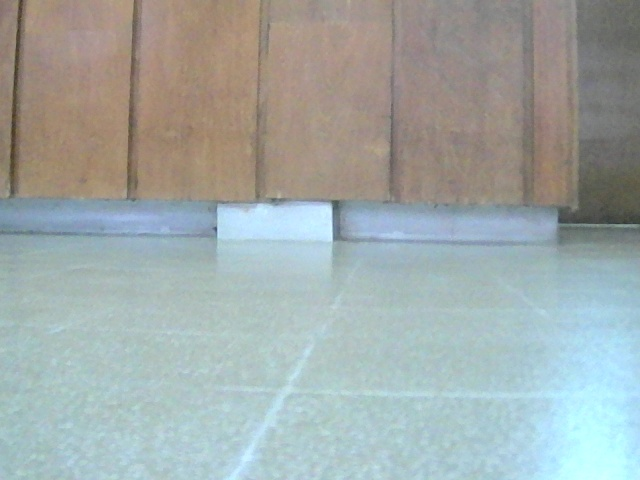
#> input picture pruebas/fondos/frame115.jpg, 640 x 480 px, given in place of the camera
$ python prueba2.py
#> lines starting #> are read from the running program, lines starting #| are printed output that depends on the picture; after the words box and inside, x2 and y2 are one past the last pixel; in counts of white or black regions, pixels touching at a corner belong together
import numpy as np
import cv2
import math
import RPi.GPIO as GPIO
from time import sleep
import time
# import threading
# import queue

def arranque():
    GPIO.setmode (GPIO.BOARD)
    GPIO.setup (11,GPIO.OUT)
    GPIO.setup (13,GPIO.OUT)
    GPIO.setup (15,GPIO.OUT)
    GPIO.setup (16,GPIO.OUT)

def liberar_recursos(inicio = True):
    GPIO.output(11,False)
    GPIO.output(13,False)
    GPIO.output(16,False)
    GPIO.output(15,False)
    if (inicio == False):
        GPIO.cleanup()

def forward(tiempo = 2):
    GPIO.output(11,GPIO.LOW)
    GPIO.output(13,GPIO.HIGH)
    GPIO.output(16,GPIO.HIGH)
    GPIO.output(15,GPIO.LOW)
    time.sleep(tiempo)
    liberar_recursos()

def reverse(tiempo = 2):
    GPIO.output(11,GPIO.HIGH)
    GPIO.output(13,GPIO.LOW)
    GPIO.output(16,GPIO.LOW)
    GPIO.output(15,GPIO.HIGH)
    time.sleep(tiempo)
    liberar_recursos()

def turn_left(tiempo = 1):
    GPIO.output(11,GPIO.LOW)
    GPIO.output(13,GPIO.HIGH)
    GPIO.output(16,False)
    GPIO.output(15,False)
    time.sleep(tiempo)
    liberar_recursos()

def turn_right(tiempo = 1):
    GPIO.output(11,False)
    GPIO.output(13,False)
    GPIO.output(16,GPIO.HIGH)
    GPIO.output(15,GPIO.LOW)
    time.sleep(tiempo)
    liberar_recursos()

def giro_90_izq(tiempo):
    # reverse
    GPIO.output(11,GPIO.HIGH)
    GPIO.output(13,GPIO.LOW)
    GPIO.output(16,GPIO.LOW)
    GPIO.output(15,GPIO.HIGH)
    time.sleep(tiempo - 0.7)
    # left
    GPIO.output(11,GPIO.LOW)
    GPIO.output(13,GPIO.HIGH)
    GPIO.output(16,False)
    GPIO.output(15,False)
    time.sleep(tiempo)

    GPIO.output(11,False)
    GPIO.output(13,False)
    GPIO.output(16,False)
    GPIO.output(15,False)

arranque()

cap = cv2.VideoCapture(0)
cap.set(3, 800)
cap.set(4, 640)

azul_completado = False
rojo_completado = False
amarillo_completado = False

# 0 rojo, 1 amarillo, 2 azul
color_actual = 2
colores = ["Rojo", "Amarillo", "Azul"]
bandera = False
comienzo = True

# [19 lines of commented-out code are left out]

while True:
    ret, frame = cap.read()
#> frame is the input picture: shape (480, 640, 3); mean B, G, R 168.1, 169.8, 160.9
    if not ret:
        break

    hsv = cv2.cvtColor(frame, cv2.COLOR_BGR2HSV)
#> hsv: shape (480, 640, 3); mean H, S, V 62.5, 43.3, 180.4

    color = colores[color_actual]

    # Define los rangos de color para los colores a detectar
    if color == "Rojo":
        lower = np.array([0, 100, 100])
        upper = np.array([10, 255, 255])

    elif color == "Amarillo":
        lower = np.array([20, 100, 100])
        upper = np.array([30, 255, 255])

    elif color == "Azul":
        lower = np.array([90, 100, 100])
        upper = np.array([130, 255, 255])

    # Crea máscara para color actual
    mask = cv2.inRange(hsv, lower, upper)
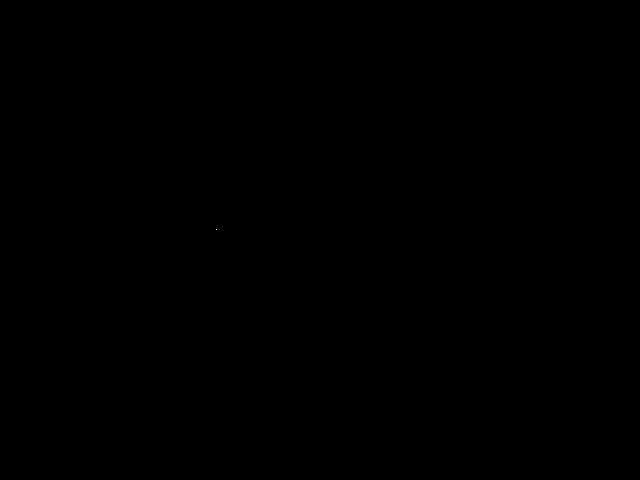
#> mask: shape (480, 640); 0% white in thin lines or dots, all inside (x1, y1, x2, y2) = (216, 229, 217, 230)

    # suavizado y operaciones de erosión y dilatación
    mask = cv2.GaussianBlur(mask, (5, 5), 0)
    mask = cv2.erode(mask, None, iterations=5)
#> mask: shape (480, 640); every value is 0
    mask = cv2.dilate(mask, None, iterations=5)

    # Encuentra contornos en la máscara
    contours, _ = cv2.findContours(
        mask, cv2.RETR_EXTERNAL, cv2.CHAIN_APPROX_SIMPLE)
#> contours = []

    # [11 lines of commented-out code are left out]
    for contour in contours:

        area = cv2.contourArea(contour)
        print(area)

        if area > 500:
            print("area > 500")
            # Calcula el centro del contorno
            M = cv2.moments(contour)
            cx = int(M["m10"] / M["m00"])
            cy = int(M["m01"] / M["m00"])

            # Dibuja el contorno y muestra el color detectado
            cv2.drawContours(frame, [contour], -1, (0, 255, 0), 3)
            cv2.putText(frame, color, (cx - 20, cy - 20),
                        cv2.FONT_HERSHEY_SIMPLEX, 1, (255, 255, 255), 2)

            # Verifica si el objeto está centrado en la pantalla
            if abs(cx - frame.shape[1] // 2) < 50:
                forward(1.5)
                comienzo = False
                print("adel")

            elif cx < frame.shape[1] // 2: #posible control, turn left until abs(cx - frame.shape[1] // 2) < 50:
                turn_left(0.05)
                print("izq")
            else:
                turn_right(0.05)
                print("der")

            if (azul_completado):
                print("finalizar con pirueta")
                break

            total_area = frame.shape[0] * frame.shape[1]

            #Si el area es menor 75%
            # if math.trunc(area) <= math.trunc(total_area) * 0.75 and not azul_completado:
            #     if(color == 'Azul'):
            #         forward(3)

            if math.trunc(area) >= math.trunc(total_area) * 0.75 and not azul_completado:
                if color_actual == 2:
                    print('Tercerif')
                    color = ''
                    azul_completado = True
                    giro_90_izq(1.3)
#> this loop made 0 passes
#> after the loop, azul_completado = False; color = 'Azul'

        # elif (area < 100 and comienzo == False):
        #     turn_right(0.3)
        #     print("area < 500")

    if (len(contours) ==  0):
        turn_right(0.3)
        reverse(0.5)
        print("contours 0")
#> (the run stopped early here; a loop or call above may not have finished)

$ run again, on pruebas/fondos/frame24.jpg
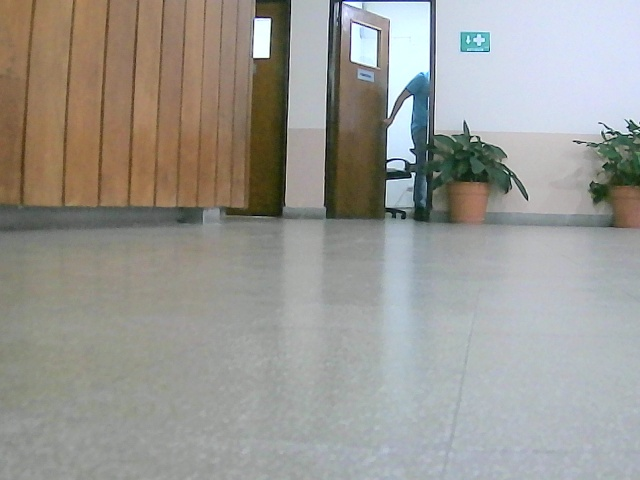
#> input picture pruebas/fondos/frame24.jpg, 640 x 480 px, given in place of the camera
#> frame is the input picture: shape (480, 640, 3); mean B, G, R 147.9, 153.2, 154.5
#> hsv: shape (480, 640, 3); mean H, S, V 62.5, 39.2, 162.5
#> `mask = cv2.inRange(hsv, lower, upper)`:
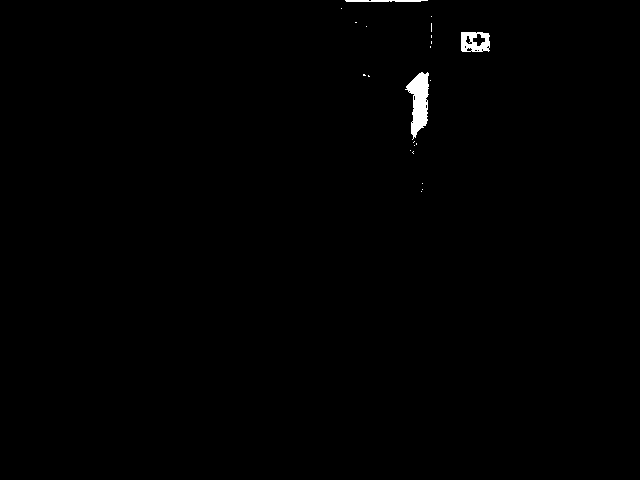
#> mask: shape (480, 640); 0.5% white; 22 white regions (19 under 20 px)
#> contours = 2 contours; box (x1, y1, x2, y2) and area: (406, 70, 431, 134) 1186, (459, 30, 492, 54) 696
#> the loop `for contour in contours: ` made 2 passes
#> (area, cx, cy, total_area) on passes 1 to 2: (1186, 419, 100, 307200), (695.5, 474, 41, 307200)
#> (printed output is left out)
#> after the loop `for contour in contours:`:
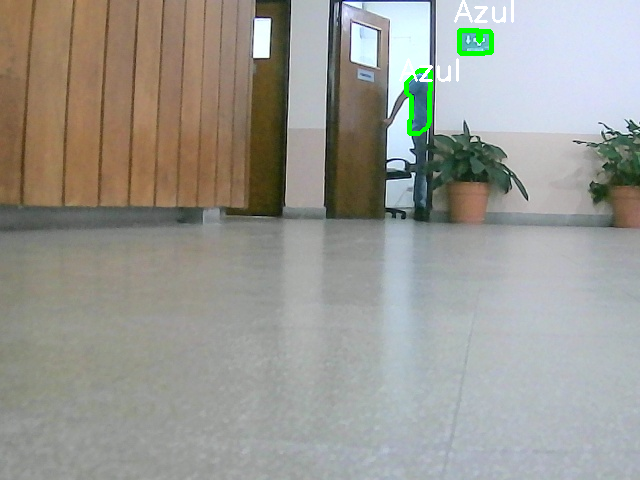
#> frame: shape (480, 640, 3); 0.72% of pixels changed, all inside (x1, y1, x2, y2) = (399, 0, 514, 136)
#> after the loop `for contour in contours:`: azul_completado = False; color = 'Azul'
